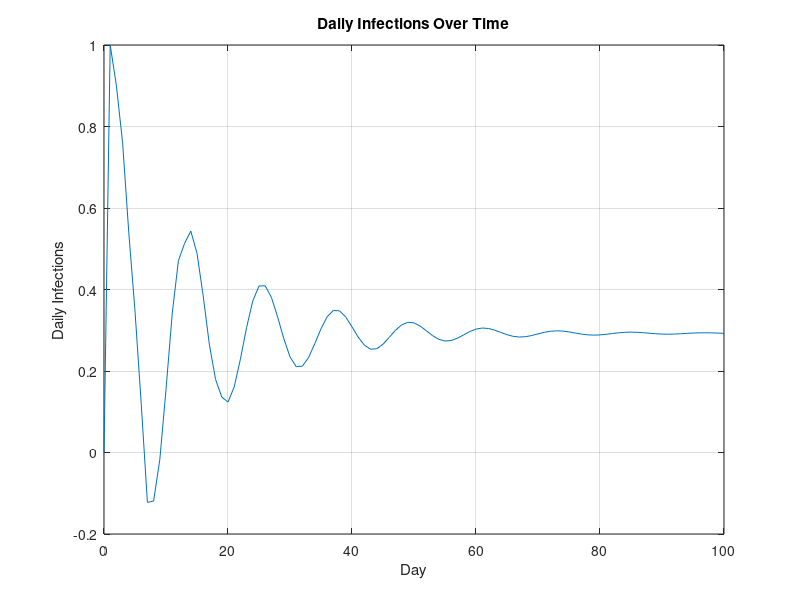
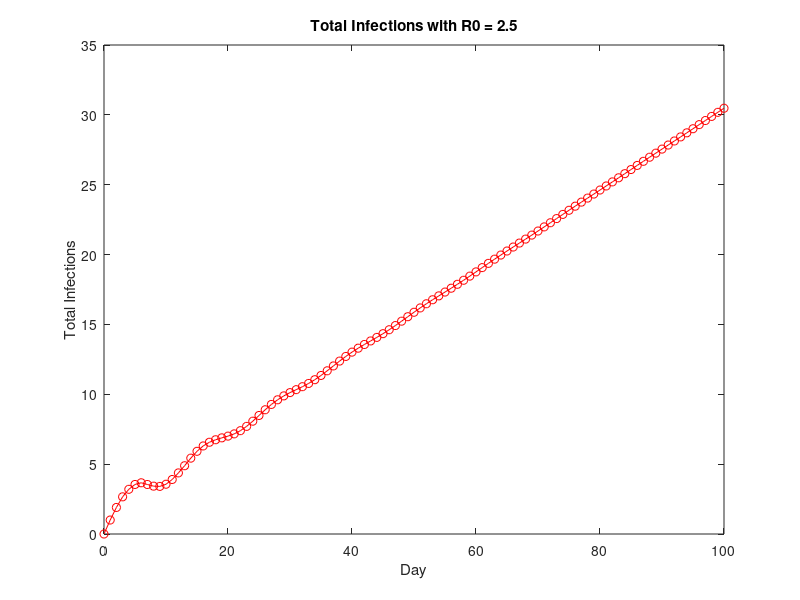

Reproduce these figures in MATLAB, in order.
% Initialize variables
n_max = 100; % Number of days
M = 12; % given limit
x = zeros(1, n_max+1);
y = zeros(1, n_max+1);
ak = [0.1, 0.15, 0.25, 0.26, 0.34, 0.42, 0.25, 0.2, 0.15, 0.1, 0.1, 0.1]; % coefficients
x(1) = 1; % initial infection

% Calculate new daily infections
for n = 1:n_max
    for k = 1:M
        if n - k > 0
            y(n + 1) = y(n + 1) + ak(k) * y(n - k + 1);
        end
    end
    y(n + 1) = 1 - y(n + 1);
end

% Plot the daily infections
figure;
plot(0:n_max, y);
title('Daily Infections Over Time');
xlabel('Day');
ylabel('Daily Infections');
grid on;
figure;

% Integrate to calculate total infections
total_infections = cumsum(y);

% Plot total infections
plot(0:n_max, total_infections, 'ro-');
xlabel('Day');
ylabel('Total Infections');
title('Total Infections with R0 = 2.5');